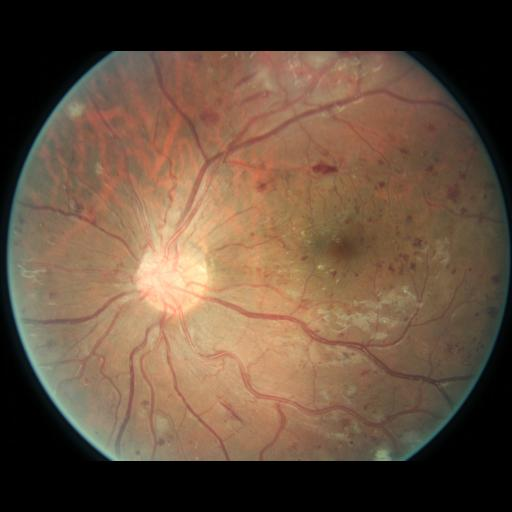
#> input picture .gradio/flagged/input_img/0849b6bfbd6bb2754866/16_right.jpeg, 512 x 512 px
$ python crop_and_resize.py --src ../.gradio/flagged/input_img/0849b6bfbd6bb2754866 --dest out
#> lines starting #> are read from the running program, lines starting #| are printed output that depends on the picture
### src/utils.py
import os
from datetime import datetime

import cv2
import matplotlib.image as mpimg
import matplotlib.pyplot as plt
import numpy as np
from PIL import Image, ImageOps
from zoneinfo import ZoneInfo


def crop_and_pad_image(image_path, threshold=20, target_size=(512, 512)):
    """
    Crop and pad an image to a square with the specified target size.

    Args:
        image_path (str): Path to the input image file.
        threshold (int): Threshold value for binarizing the image.
        target_size (tuple): Target size of the output image (width, height).

    Returns:
        PIL.Image.Image: Cropped and padded image.
    """
    try:
        # Load the image
        image = Image.open(image_path).convert("RGB")
    except Exception as e:
        raise ValueError(f"Error loading image: {str(e)}")

    # Convert the image to a NumPy array
    image_array = np.array(image)

    # Binarize the image
    binary_image_array = np.where(image_array > threshold, 1, 0).astype(np.uint8)

    # Find non-zero elements (non-black pixels)
    non_zero_indices = np.argwhere(binary_image_array)

    # Check if non-zero elements exist
    if non_zero_indices.size == 0:
        raise ValueError(f"No non-zero elements found for the image: {image_path}")

    # Get the bounding box of non-zero elements
    (y1, x1, _), (y2, x2, _) = non_zero_indices.min(0), non_zero_indices.max(0)

    # Crop the Region of Interest (ROI)
    cropped_img = image.crop((x1, y1, x2, y2))

    # Pad the image to make it a square
    squared_img = ImageOps.pad(cropped_img, target_size)

    return squared_img


def track_files(folder_path, extensions=(".jpg", ".jpeg", ".png")):
    """
    Track all the files in a folder and its subfolders.

    Args:
        folder_path (str): The path of the folder to track files in.
        extensions (tuple, optional): Tuple of file extensions to track. Default is ('.jpg', '.jpeg', '.png').

    Returns:
        list: A list containing the paths of all files in the folder and its subfolders.
    """
#> called with extensions = ('.jpg', '.jpeg', '.png')
    # Validate folder_path
    if not os.path.isdir(folder_path):
        raise ValueError("Invalid folder path provided.")

    # Convert extensions to lowercase for case-insensitive comparison
    extensions = tuple(ext.lower() for ext in extensions)

    # Initialize file_list
    file_list = []

    # Walk through the folder and its subfolders
    for root, dirs, files in os.walk(folder_path):
        for filename in files:
            file_path = os.path.join(root, filename)
            _, extension = os.path.splitext(file_path)
            # Check if the file extension is in the list of extensions
            if extension.lower() in extensions:
                file_list.append(file_path)

    return file_list


# [82 lines left out: functions crop_circle_roi, plot_image_grid, generate_run_id, not called in this run]


# [2 lines that do not run on import are left out]

### src/concurrent_task_executor.py
import concurrent.futures
from typing import Any, Callable, List
from tqdm import tqdm

def concurrent_task_executor(task: Callable[[Any], None], data_list: List[Any], max_workers: int = 32, description: str = None) -> None:
    """
    Execute tasks concurrently on a list of data objects using ThreadPoolExecutor.
    Args:
        task (Callable): The function to apply to each data object.
        data_list (List): The list of data objects.
        max_workers (int): The maximum number of worker threads (default is 32).
        description (str, optional): Description for the progress bar.
    Raises:
        ValueError: If data_list is empty.
    Example:
        >>> def process_data(data):
        >>>     # Process data here
        >>>     pass
        >>> data_list = [1, 2, 3, 4, 5]
        >>> concurrent_task_executor(process_data, data_list, max_workers=8, description="Processing data")
    """

    if not data_list:
        raise ValueError("Data list is empty. No tasks to execute.")

    with concurrent.futures.ThreadPoolExecutor(max_workers=max_workers) as executor:
        # Submit tasks to the executor
        futures = [executor.submit(task, data) for data in data_list]
#> in crop_and_pad_image, image is the input picture: PIL image 512x512 RGB; mean R, G, B 101.8, 79.7, 61.7
#> in crop_and_pad_image, `binary_image_array = np.where(image_array > threshold, 1, 0).astype(np..`:
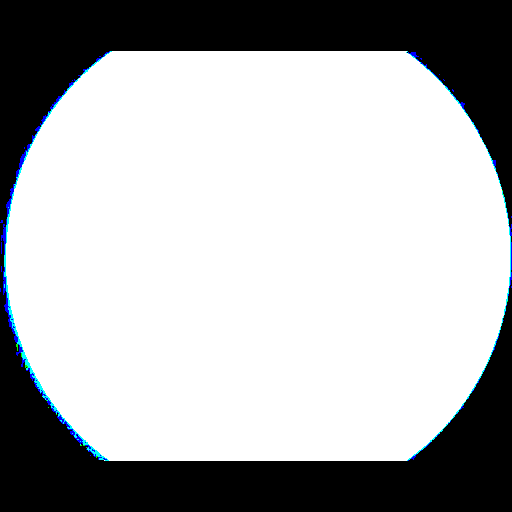
#> binary_image_array: shape (512, 512, 3); mean R, G, B 0.691, 0.696, 0.7; drawn with 1 as white
#> in crop_and_pad_image, `(y1, x1, _), (y2, x2, _) = non_zero_indices.min(0), non_zero_indices.m..`: y1 = 51; x1 = 0; y2 = 460; x2 = 511
#> in crop_and_pad_image, `cropped_img = image.crop((x1, y1, x2, y2))`:
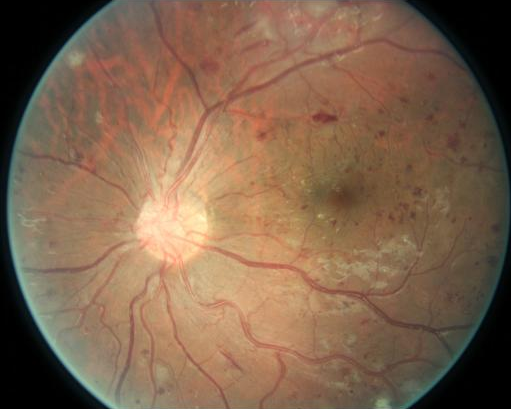
#> cropped_img: PIL image 511x409 RGB; mean R, G, B 127.5, 99.8, 77.2

        # Create progress bar
        with tqdm(total=len(data_list), desc=description) as pbar:
            # Wait for all tasks to complete
            for future in concurrent.futures.as_completed(futures):
                pbar.update(1)  # Update progress bar

    # Clear the data_list after all tasks are completed
    data_list.clear()

### scripts/crop_and_resize.py
import os
import sys
import argparse
from typing import NamedTuple, Tuple

# ✅ Ensure project root is on sys.path so "src" can be imported
sys.path.append(os.path.abspath(os.path.join(os.path.dirname(__file__), "..")))

from src.concurrent_task_executor import concurrent_task_executor
from src.utils import crop_and_pad_image, track_files


parser = argparse.ArgumentParser(description="Crop and Resize Images in a folder")
parser.add_argument("--src", type=str, help="source folder", required=True)
parser.add_argument("--dest", type=str, help="destination folder", required=True)
parser.add_argument(
    "--size",
    type=Tuple[int, int],
    help="Size of image in pixels, given as a (width, height) tuple",
    default=(512, 512),
)


class FileInfo(NamedTuple):
    src: str
    dest: str
    size: Tuple[int, int]  # (width, height) tuple.


def crop_and_save_image(file_info: FileInfo):
    try:
        cropped_image = crop_and_pad_image(file_info.src, target_size=file_info.size)
        cropped_image.save(file_info.dest)
    except Exception as e:
        print(f"Error processing image {file_info.src}: {str(e)}")


if __name__ == "__main__":
    args = parser.parse_args()
    src_folder = args.src
    dst_folder = args.dest
    size = args.size

    # check if destination folder exists
    if not os.path.exists(dst_folder):
        print("Destination folder does not exist. Creating folder...")
        os.makedirs(dst_folder, exist_ok=True)

    files = [
        FileInfo(
            src_image_path,
            os.path.join(dst_folder, os.path.basename(src_image_path)),
            size,
        )
        for src_image_path in track_files(src_folder)
    ]

    # cropping and resizing images and saving them to the destination folder
    concurrent_task_executor(crop_and_save_image, files, description="Processing images")
